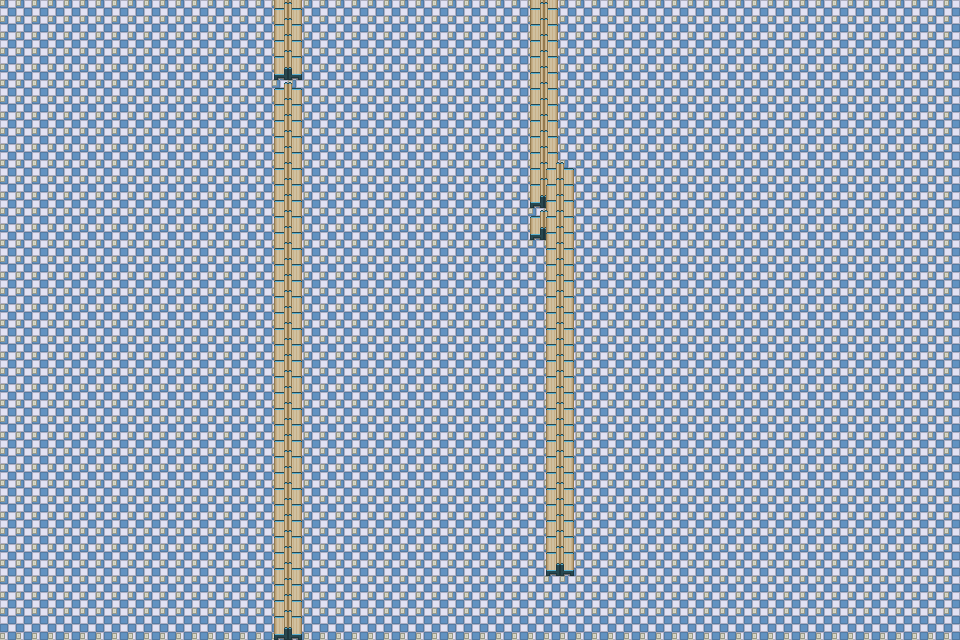

A 2D game scene composited from a Tiled map and its tileset images. What follows is a short description and the map's XML, with each tile layer's data collapsed to a summary:
An orthogonal 60x40 tile map with 16x16 px tiles, 2 tile layers (ground, collision).

<map version="1.0" orientation="orthogonal" width="60" height="40" tilewidth="16" tileheight="16">
 <tileset firstgid="1" name="32x32_floor_tiles" tilewidth="32" tileheight="32">
  <image source="../tilesets/32x32_floor_tiles.png" width="96" height="96" />
  <tile id="8">
   <properties>
    <property name="blocking" value="true" />
   </properties>
  </tile>
 </tileset>
 <layer name="ground" width="60" height="40">
  <data>[2400 cells, 2400 non-empty, 1 distinct tile ids]</data>
 </layer>
 <layer name="collision" width="60" height="40">
  <data>[2400 cells, 78 non-empty, 1 distinct tile ids]</data>
 </layer>
</map>